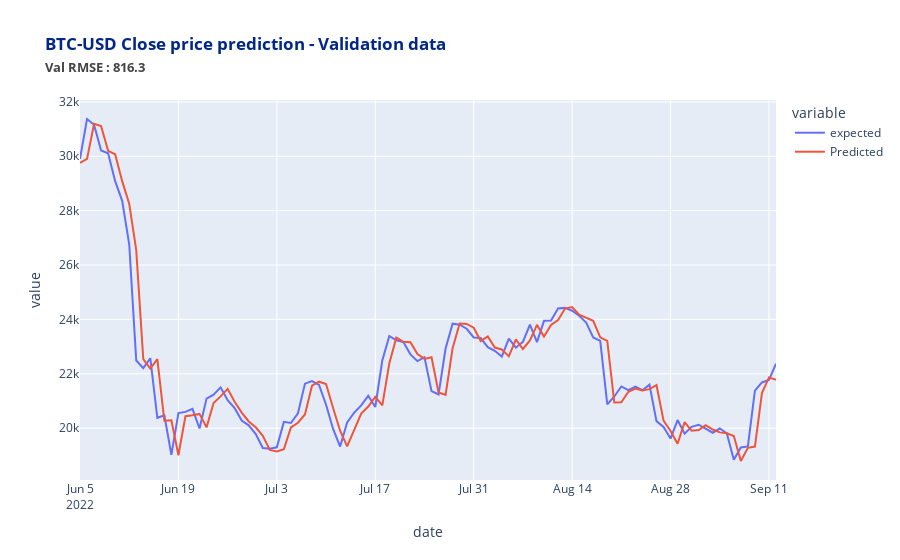

This figure's notebook cell:
### Markdown cell above
### CNY/USD as exogeneous variable

### Code cell
#with cny/usd price as exogeneous variable

size = int(len(final_df2)-100)
bitcoin_train_test = final_df2[['close_btc_log','open_cny_usd_log']]

# Divide into train and test
train_arima, test_arima = bitcoin_train_test[0:size], bitcoin_train_test[size:len(final_df2)]
history = [x for x in train_arima['close_btc_log']]

exog_variables_train = [x for x in train_arima['open_cny_usd_log']]
exog_variables_test = test_arima['open_cny_usd_log']
predictions = list()
originals = list()
error_list_mape = list()
error_list_mse = list()

print('Calculating MSE and MAPE...')
print('\n')

# We go over each value in the test set and then apply ARIMA model and calculate the predicted value. We have the expected value in the test set therefore we calculate the error between predicted and expected value 
for t in range(len(test_arima)):
    model = ARIMA(history, exog_variables_train, order=(2, 1, 2))
    model_fit = model.fit()

    output = model_fit.predict(start=len(history), end=len(final_df2)-1, exog=exog_variables_test)
    pred_value = output[0]
    
    original_value = test_arima['close_btc_log'][t]
    history.append(original_value)
    original_value_exog = test_arima['open_cny_usd_log'][t]

    exog_variables_train.append(original_value_exog)
    exog_variables_test = test_arima['open_cny_usd_log']
    exog_variables_test = exog_variables_test.iloc[t+1:]
    
    #back transform log
    pred_value = np.exp(pred_value)
    original_value = np.exp(original_value)

    # Calculating the error
    error_mape = ((abs(pred_value - original_value)) / original_value) * 100
    error_list_mape.append(error_mape)
    error_mse = (pred_value - original_value)**2
    error_list_mse.append(error_mse)


    #print('predicted = %f,   expected = %f,   mape = %f ' % (pred_value, original_value, error_mape), '%')
    #print('predicted = %f,   expected = %f,   mse = %f ' % (pred_value, original_value, error_mse))
    predictions.append(float(pred_value))
    originals.append(float(original_value))

# After iterating over whole test set the overall mean error is calculated.   
print('\n Mean MAPE in Predicting Test Case : %f ' % (sum(error_list_mape)/float(len(error_list_mape))), '%')
print('\n Mean RMSE in Predicting Test Case :' , (np.sqrt(sum(error_list_mse)/float(len(error_list_mse)))))

val_results = pd.DataFrame(originals,columns=['expected'])
val_results['Predicted'] = predictions
val_results.set_index(bitcoin_train_test[size:len(final_df2)].index,inplace=True)
val_results = (val_results)
rmse = np.sqrt(sum(error_list_mse)/float(len(error_list_mse)))
px.line(val_results, 
        title='<span style="color:#012888;font-weight:bold">BTC-USD Close price prediction - Validation data \
        <br><span style="font-size: 13px;color:#444444;">Val RMSE : {:.1f}</span>'.format(rmse))
